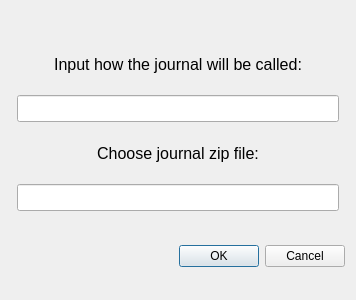
<?xml version="1.0" encoding="UTF-8"?>
<ui version="4.0">
 <class>ImportDialog</class>
 <widget class="QDialog" name="ImportDialog">
  <property name="geometry">
   <rect>
    <x>0</x>
    <y>0</y>
    <width>356</width>
    <height>300</height>
   </rect>
  </property>
  <property name="minimumSize">
   <size>
    <width>0</width>
    <height>0</height>
   </size>
  </property>
  <property name="maximumSize">
   <size>
    <width>1677345</width>
    <height>300</height>
   </size>
  </property>
  <property name="windowTitle">
   <string>Dialog</string>
  </property>
  <layout class="QVBoxLayout" name="verticalLayout">
   <item>
    <layout class="QVBoxLayout" name="verticalLayout_2">
     <property name="leftMargin">
      <number>6</number>
     </property>
     <property name="topMargin">
      <number>6</number>
     </property>
     <property name="rightMargin">
      <number>6</number>
     </property>
     <property name="bottomMargin">
      <number>6</number>
     </property>
     <item>
      <widget class="QLabel" name="journalLabel">
       <property name="minimumSize">
        <size>
         <width>0</width>
         <height>50</height>
        </size>
       </property>
       <property name="maximumSize">
        <size>
         <width>16777215</width>
         <height>50</height>
        </size>
       </property>
       <property name="font">
        <font>
         <pointsize>12</pointsize>
        </font>
       </property>
       <property name="text">
        <string>Input how the journal will be called:</string>
       </property>
       <property name="alignment">
        <set>Qt::AlignCenter</set>
       </property>
      </widget>
     </item>
     <item>
      <widget class="QLineEdit" name="journalName">
       <property name="font">
        <font>
         <pointsize>12</pointsize>
        </font>
       </property>
       <property name="clearButtonEnabled">
        <bool>true</bool>
       </property>
      </widget>
     </item>
     <item>
      <widget class="QLabel" name="journalZipLabel">
       <property name="minimumSize">
        <size>
         <width>0</width>
         <height>50</height>
        </size>
       </property>
       <property name="maximumSize">
        <size>
         <width>16777215</width>
         <height>50</height>
        </size>
       </property>
       <property name="font">
        <font>
         <pointsize>12</pointsize>
        </font>
       </property>
       <property name="text">
        <string>Choose journal zip file:</string>
       </property>
       <property name="alignment">
        <set>Qt::AlignCenter</set>
       </property>
      </widget>
     </item>
     <item>
      <widget class="QLineEdit" name="zipFileChooser">
       <property name="font">
        <font>
         <pointsize>12</pointsize>
        </font>
       </property>
       <property name="readOnly">
        <bool>true</bool>
       </property>
      </widget>
     </item>
    </layout>
   </item>
   <item>
    <widget class="QDialogButtonBox" name="buttonBox">
     <property name="orientation">
      <enum>Qt::Horizontal</enum>
     </property>
     <property name="standardButtons">
      <set>QDialogButtonBox::Cancel|QDialogButtonBox::Ok</set>
     </property>
    </widget>
   </item>
  </layout>
 </widget>
 <resources/>
 <connections>
  <connection>
   <sender>buttonBox</sender>
   <signal>accepted()</signal>
   <receiver>ImportDialog</receiver>
   <slot>accept()</slot>
   <hints>
    <hint type="sourcelabel">
     <x>248</x>
     <y>254</y>
    </hint>
    <hint type="destinationlabel">
     <x>157</x>
     <y>274</y>
    </hint>
   </hints>
  </connection>
  <connection>
   <sender>buttonBox</sender>
   <signal>rejected()</signal>
   <receiver>ImportDialog</receiver>
   <slot>reject()</slot>
   <hints>
    <hint type="sourcelabel">
     <x>316</x>
     <y>260</y>
    </hint>
    <hint type="destinationlabel">
     <x>286</x>
     <y>274</y>
    </hint>
   </hints>
  </connection>
 </connections>
</ui>
